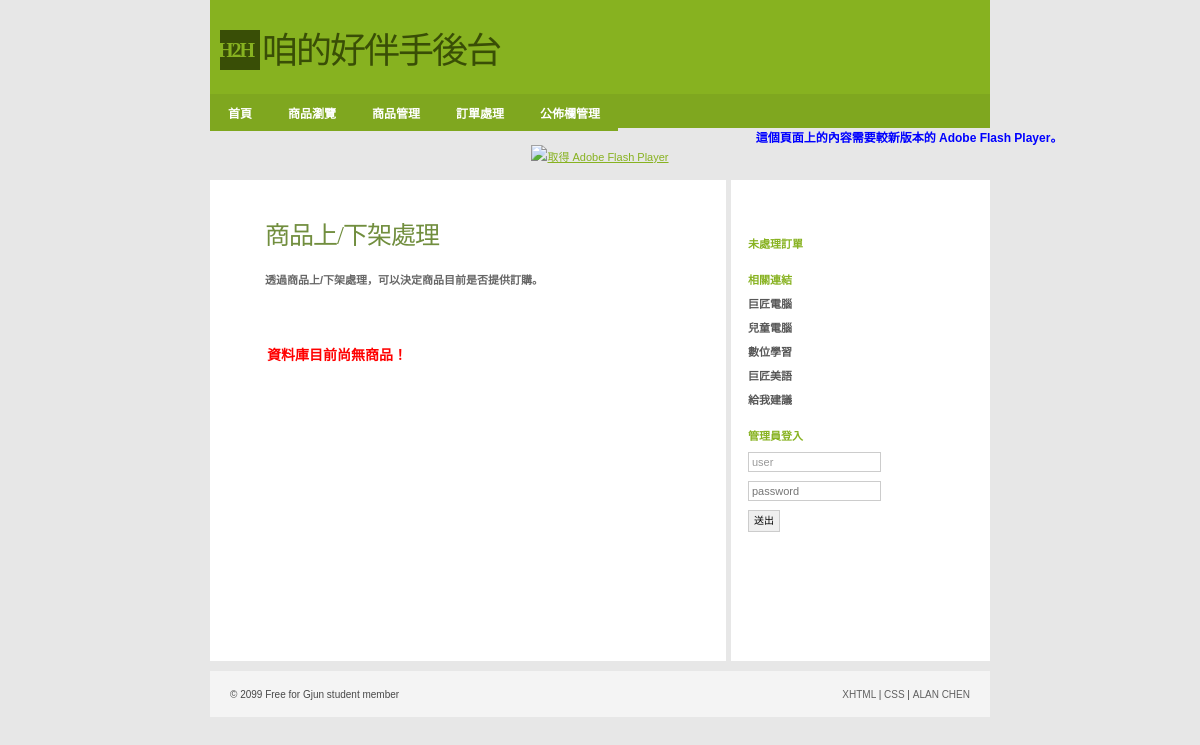
/Admin/productState.php, run on an earlier commit of the app's database.
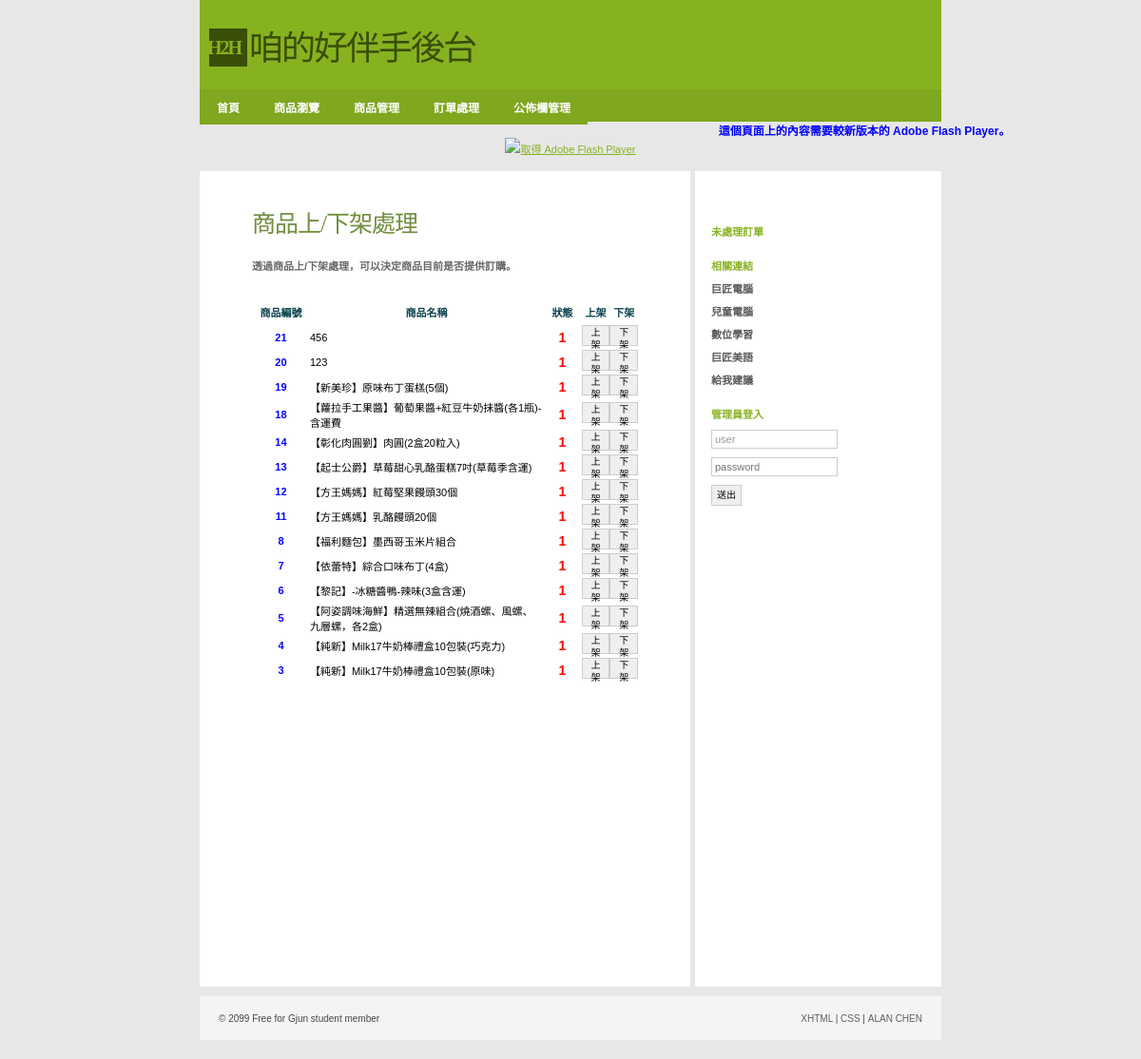
And on a later commit of the database.
### tables this page shows
CREATE TABLE `product` (
  `id` int(11) NOT NULL COMMENT '產品編號',
  `name` varchar(200) NOT NULL COMMENT '產品名稱',
  `introduce` text COMMENT '產品內容',
  `price` int(11) DEFAULT '0' COMMENT '產品單價',
  `qty` int(11) DEFAULT '0' COMMENT '產品庫存量',
  `state` tinyint(1) DEFAULT '1' COMMENT '產品上架否'
);

### Admin/productState.php (the view, shortened to what this page needs)
<?php require_once('../Connections/shop.php'); ?>
<?php
$query_productList = "SELECT * FROM product ORDER BY id DESC";
$productList = mysql_query($query_productList, $shop) or die(mysql_error());
$row_productList = mysql_fetch_assoc($productList);
$totalRows_productList = mysql_num_rows($productList);
 session_start(); ?>
<!DOCTYPE html PUBLIC "-//W3C//DTD XHTML 1.0 Strict//EN"
"http://www.w3.org/TR/xhtml1/DTD/xhtml1-strict.dtd">
<html xmlns="http://www.w3.org/1999/xhtml">
<head>
<link rel="stylesheet" href="../css/styles.css" media="all" type="text/css" />
</head>
<body>
  <div id="header">
      <div class="subContainer">
            <div id="logo">
            <div id="box">H2H</div>
            <p>咱的好伴手後台</p>
            </div>
    </div>
</div>
<div id="navigation">
	<ul id="sddm">
        <li><a href="index.php">首頁</a></li>
        <li><a href="productBrowser.php">商品瀏覽</a></li>
	    <li><a href="#"
        onmouseover="mopen('m1')"
        onmouseout="mclosetime()">商品管理</a>
    	</li>
        <li><a href="orderForm.php">訂單處理</a></li>
	    <li><a href="#"
        onmouseover="mopen('m2')"
        onmouseout="mclosetime()">公佈欄管理</a>
    	</li>
		</ul>
</div>
<object id="FlashID" classid="clsid:D27CDB6E-AE6D-11cf-96B8-444553540000" width="780" height="120">
    <object type="application/x-shockwave-flash" data="../Scripts/pic.swf" width="780" height="120">
      <div>
        <h4>這個頁面上的內容需要較新版本的 Adobe Flash Player。</h4>
        <p><a href="http://www.adobe.com/go/getflashplayer"><img src="http://www.adobe.com/images/shared/download_buttons/get_flash_player.gif" alt="取得 Adobe Flash Player" width="112" height="33" /></a></p>
      </div>
    </object>
  </object>
<div id="container">
  <div id="primaryContent">
    <h2>商品上/下架處理</h2>
	<h3>透過商品上/下架處理，可以決定商品目前是否提供訂購。</h3>
    <p>&nbsp;</p>
    <?php if ($totalRows_productList > 0) {  ?>
      <table width="100%" border="0" cellspacing="0" cellpadding="0">
        <tr>
          <th width="15%" align="center" scope="col"><p>商品編號</p></th>
          <th align="center" scope="col"><p>商品名稱</p></th>
          <th width="10%" align="center" scope="col"><p>狀態</p></th>
          <th align="center" scope="col"><p>上架</p></th>
          <th align="center" scope="col"><p>下架</p></th>
        </tr>
        <?php do { ?>
          <tr>
            <td align="center"><h6><?php echo $row_productList['id']; ?></h6></td>
            <td><?php echo $row_productList['name']; ?></td>
            <td align="center"><h5><?php echo $row_productList['state']; ?></h5></td>
            <td align="center">
            	<button onclick="location.href='productStateProcess.php?id=<?php echo $row_productList['id']; ?>&MM_update=form1&state=1'">上架</button>
            </td>
            <td align="center">
            	<button onclick="location.href='productStateProcess.php?id=<?php echo $row_productList['id']; ?>&MM_update=form1&state=0'">下架</button>
            </td>
          </tr>
          <?php } while ($row_productList = mysql_fetch_assoc($productList)); ?>
      </table>
      <?php }  ?>
    <p>&nbsp;</p>
    <?php if ($totalRows_productList == 0) {  ?>
      <table width="90%" border="0">
        <tr>
          <th scope="col"><h5>資料庫目前尚無商品！</h5></th>
        </tr>
      </table>
      <?php }  ?>
    <p>&nbsp;</p>
    <p>&nbsp;</p>
    <p>&nbsp;</p>
    <p>&nbsp;</p>
    <p>&nbsp;</p>
    <p>&nbsp;</p>
    <p>&nbsp;</p>
    <p>&nbsp;</p>
    <p>&nbsp;</p>
    <p>&nbsp;</p>
    <p>&nbsp;</p>
  </div>
  <div id="secondaryContent">
    <p>&nbsp;</p>
    <h3>未處理訂單</h3>
    <h3>相關連結</h3>
    <ul class="links">
      <li><a href="http://www.pcschool.com.tw/">巨匠電腦</a></li>
      <li><a href="http://kid.pcschool.com.tw/">兒童電腦</a></li>
      <li><a href="http://www.soeasyedu.com.tw/">數位學習</a></li>
      <li><a href="http://www.soeasyedu.com.tw/">巨匠美語</a></li>
      <li><a href="http://www.off.com.tw/weiblog">給我建議</a>
    </ul>
    <?php if(!isset($_SESSION['MM_Username'])){?>
    <h3>管理員登入</h3>
    <form action="loginCheck.php" method="post">
      <p>
        <input value="user" name="user" placeholder="user" />
      </p>
      <p>
        <input name="password" type="password" value="" placeholder="password" />
      </p>
      <p>
        <button type="submit">送出</button>
      </p>
    </form>
	<?php }?>
  </div>
        <br class="clear" />
</div>
    <div id="footer">
        <ul>
            <li id="copyright">&copy; 2099 Free for Gjun student member</li>
            <li id="links">
                <ul>
                    <li><a href="#">XHTML</a> |</li>
                    <li><a href="#">CSS</a> |</li>
                    <li><a href="http://gjun.tw">ALAN CHEN</a></li>
                </ul>
            </li>
        </ul>
    </div>
</body>
</html>

### css/styles.css (style rules this page uses)
* { margin:0; padding:0; font-family:Verdana, Arial, Helvetica, sans-serif; }
body, html { margin:0; padding:0; background:#e7e7e7; text-align:center; margin-bottom:10px; }
h2 { font-family:'Georgia'; font-size:25px; letter-spacing:-1px; margin-top:15px; margin-bottom:20px; font-weight:normal; color:#718e3e; }
h3 { font-size:11px; font-weight:bold; color:#666; margin:5px 0; }
h4 { font-size:12px; color:#00F; }
h5 { font-size:14px; color:#F00; }
h6 { color:#00F; font-size:11px; line-height:25px; }
p { color:#043f4a; font-size:11px; line-height:25px; }
a { color:#87B220; text-decoration:underline; }
#container { width:780px; margin:10px auto; padding:0; background:#fff; text-align:left; }
#logo { margin:0; padding:0px; }
#logo #box { float:left; clear:none; height:40px; width:40px; margin:0 0 0 10px; padding:0px; background:#394E06; color:#87B220; font-family:Georgia, "Times New Roman", Times, serif; font-weight:bold; font-size:20px; line-height:40px; letter-spacing:-2px; text-indent:-2px; }
#logo p { float:left; clear:none; height:40px; width:260px; margin:0; padding:0; color:#394E06; font-family:Georgia, "Times New Roman", Times, serif; font-weight:normal; font-size:36px; text-indent:2px; line-height:43px; letter-spacing:-2px; font-style: normal; }
.subContainer, #navigation ul { width:780px; margin:0 auto; }
#header { text-align:left; margin:0 auto; padding:30px 0 0 0px; height:64px; background:#87b220; width: 780px; }
#navigation { margin:0 auto; padding:0; background:#7fa71f; height:34px; width: 780px; list-style:none; }
#navigation li { float:left; clear:none; list-style:none; }
#navigation li a { color:#fff; display:block; font-size:12px; text-decoration:none; font-weight:bold; padding:10px 18px; }
input { background-color: #FFF; color: #999999; border: 1px solid #CCC; font-size: 11px; padding: 3px; width:125px; }
button { background-color:#EFEFEF; line-height:13px; color: #000; border: 1px solid #CCC; font-size: 10px; height:22px; margin: 0; padding: 0 5px; }
form p { padding:2px 0; }
img { border:0; }
#primaryContent { width:406px; padding:20px 55px; border-right:5px solid #e7e7e7; font-size:11px; float:left; clear:none; }
#secondaryContent { width:228px; padding:10px 14px; font-size:11px; float:right; clear:none; }
#secondaryContent h3 { color:#87b220; margin-top:20px; }
#secondaryContent ul { list-style:none; }
#secondaryContent li { list-style:none; padding-left:20px; margin:8px 0; background:url('../images/tiny_bullet.png') left bottom no-repeat; }
#secondaryContent li a { color:#575757; font-weight:bold; text-decoration:none; }
#secondaryContent .links li { padding-left:0px; margin:8px 0; background:none; }
#footer { margin:0 auto; margin-bottom:10px; height:10px; padding:18px 20px; clear:both; width:740px; text-align:left; font-size:10px; color:#484848; background:#f4f4f4; }
#footer ul { list-style:none; }
#footer li { list-style:none; display:inline; }
#footer #copyright { float:left; clear:none; }
#footer #links { float:right; clear:none; }
#footer a { color:#606060; text-decoration:none; }
#sddm { margin:0 auto; padding:0; background:#7fa71f; height:34px; width: 780px; list-style:none; }
#sddm li { float:left; clear:none; list-style:none; }
#sddm li a { color:#fff; background:#7fa71f; display:block; font-size:12px; text-decoration:none; font-weight:bold; padding:10px 18px; }
#sddm a { background:url('../images/nav_bg.gif'); }

What changed in the data, as far as the page shows it:
added product: id "21", name "456", state "1"
added product: id "20", name "123", state "1"
added product: id "19", name "【新美珍】原味布丁蛋榚(5個)", state "1"
added product: id "18", name "【蘿拉手工果醬】葡萄果醬+紅豆牛奶抹醬(各1瓶)-含運費", state "1"
added product: id "14", name "【彰化肉圓劉】肉圓(2盒20粒入)", state "1"
added product: id "13", name "【起士公爵】草莓甜心乳酪蛋糕7吋(草莓季含運)", state "1"
added product: id "12", name "【方王媽媽】紅莓堅果饅頭30個", state "1"
added product: id "11", name "【方王媽媽】乳酪饅頭20個", state "1"
added product: id "8", name "【福利麵包】墨西哥玉米片組合", state "1"
added product: id "7", name "【依蕾特】綜合口味布丁(4盒)", state "1"
added product: id "6", name "【黎記】-冰糖醬鴨-辣味(3盒含運)", state "1"
added product: id "5", name "【阿姿調味海鮮】精選無辣組合(燒酒螺、風螺、九層螺，各2盒)", state "1"
added product: id "4", name "【純新】Milk17牛奶棒禮盒10包裝(巧克力)", state "1"
added product: id "3", name "【純新】Milk17牛奶棒禮盒10包裝(原味)", state "1"
Also different on the page:
text no longer shown: "資料庫目前尚無商品！"
text now shown: "商品編號 商品名稱 狀態 上架 下架"
